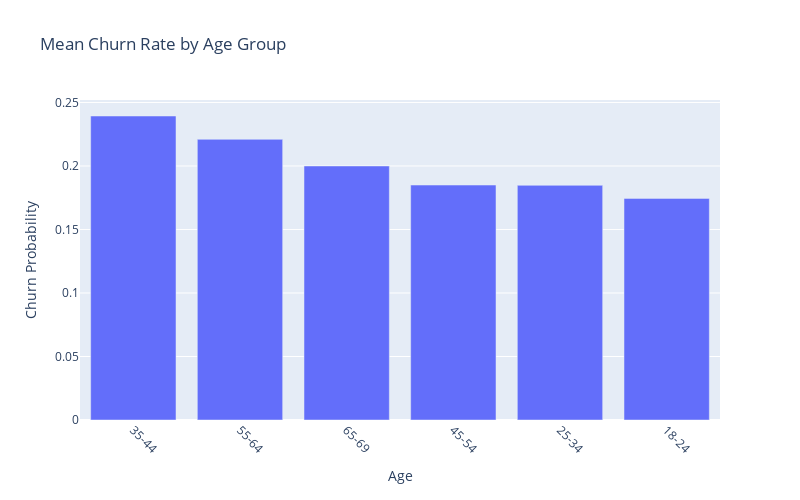

Here is the notebook cell this chart was saved with:
### Code cell
# this show that middle to higher age groups are more likely to churn
bins = [df['Age'].min(), 25, 35, 45, 55, 65, df['Age'].max()]
labels = [f'{df["Age"].min()}-24', '25-34', '35-44', '45-54', '55-64', f'65-{df["Age"].max()}']

#new column for age groups
df['AgeGroup'] = pd.cut(df['Age'], bins=bins, right=False, labels=labels)


churn_by_age_group = df.groupby('AgeGroup')['ChurnStatus'].mean().reset_index().sort_values(by='ChurnStatus', ascending=False)

fig = px.bar(
    churn_by_age_group,
    x='AgeGroup',
    y='ChurnStatus',
    title='Mean Churn Rate by Age Group',
    labels={'ChurnStatus': 'Mean Churn Probability', 'AgeGroup': 'Age Group'}
)

fig.update_layout(
        xaxis_title='Age',
        yaxis_title='Churn Probability',
        xaxis_tickangle=45,
        width=800,
        height=500
)

fig.show()

### Figure 1 — Plotly figure (JSON) as saved in the notebook; plotly's stock layout.template omitted (floating-point values rounded to 4 significant figures)
{"data": [{"hovertemplate": "Age Group=%{x}<br>Mean Churn Probability=%{y}<extra></extra>", "legendgroup": "", "marker": {"color": "#636efa", "pattern": {"shape": ""}}, "name": "", "orientation": "v", "showlegend": false, "textposition": "auto", "type": "bar", "x": ["35-44", "55-64", "65-69", "45-54", "25-34", "18-24"], "xaxis": "x", "y": [0.2394, 0.221, 0.2, 0.185, 0.1848, 0.1745], "yaxis": "y"}], "layout": {"barmode": "relative", "height": 500, "legend": {"tracegroupgap": 0}, "title": {"text": "Mean Churn Rate by Age Group"}, "width": 800, "xaxis": {"anchor": "y", "domain": [0, 1], "tickangle": 45, "title": {"text": "Age"}}, "yaxis": {"anchor": "x", "domain": [0, 1], "title": {"text": "Churn Probability"}}}}
